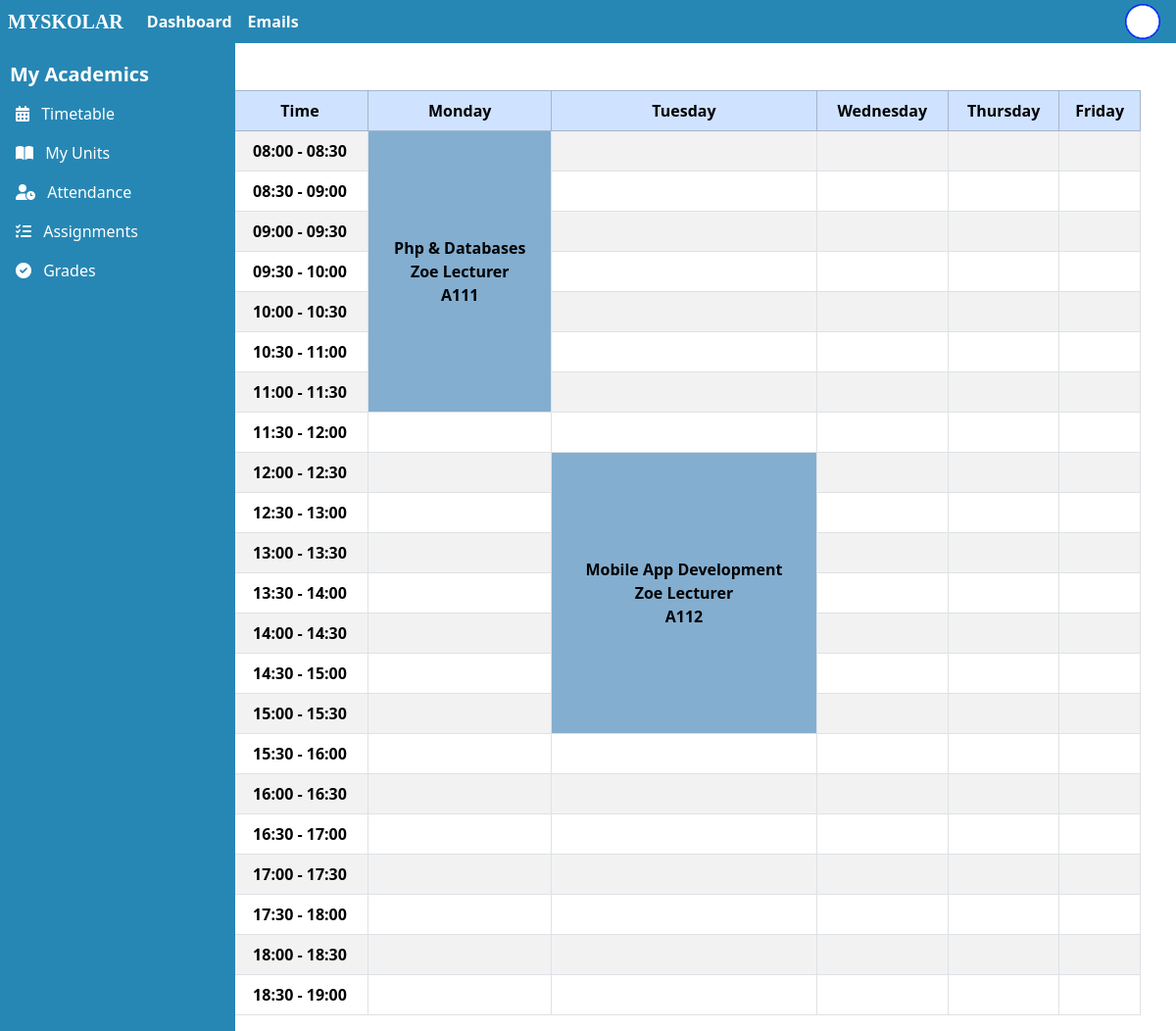
/user-timetable.php (signed in), run on the app's committed database.
### tables this page shows
CREATE TABLE `unit_timetable` (
  `unitTimetableId` int(11) NOT NULL,
  `unitId` int(11) NOT NULL,
  `classId` int(11) NOT NULL,
  `lecturerId` int(11) NOT NULL,
  `room` varchar(50) NOT NULL,
  `day` varchar(50) NOT NULL,
  `startTime` time NOT NULL,
  `endTime` time NOT NULL
);

CREATE TABLE `unit` (
  `unitId` int(11) NOT NULL,
  `courseId` int(11) NOT NULL,
  `semester` varchar(50) NOT NULL,
  `unitName` varchar(255) NOT NULL,
  `unitDescription` text NOT NULL
);

CREATE TABLE `user_profile` (
  `userId` int(11) NOT NULL,
  `name` varchar(255) NOT NULL,
  `surname` varchar(255) NOT NULL,
  `email` varchar(500) NOT NULL,
  `date_of_birth` date DEFAULT NULL,
  `street1` varchar(255) DEFAULT NULL,
  `street2` varchar(255) DEFAULT NULL,
  `city` varchar(255) DEFAULT NULL,
  `postCode` varchar(50) DEFAULT NULL
);

### includes/user-timetable-inc.php (called while the page is built, shortened)
<?php
    require_once "dbh.php";
    require_once "functions.php";
      $slots = [
                            "08:00 - 08:30",
                            "08:30 - 09:00",
                            "09:00 - 09:30",
                            "09:30 - 10:00",
                            "10:00 - 10:30",
                            "10:30 - 11:00",
                            "11:00 - 11:30",
                            "11:30 - 12:00",
                            "12:00 - 12:30",
                            "12:30 - 13:00",
                            "13:00 - 13:30",
                            "13:30 - 14:00",
                            "14:00 - 14:30",
                            "14:30 - 15:00",
                            "15:00 - 15:30",
                            "15:30 - 16:00",
                            "16:00 - 16:30",
                            "16:30 - 17:00",
                            "17:00 - 17:30",
                            "17:30 - 18:00",
                            "18:00 - 18:30",
                            "18:30 - 19:00",
                        ];
$userRole = $_SESSION['userRole'];
$userId =  $_SESSION["userId"];
if($userRole == 1){
$userClass = getUserClass($conn, $userId);
$classId = $userClass["classId"];
}
$tueSlotNumber = 0;
$wedSlotNumber = 0;
$thursSlotNumber = 0;
$friSlotNumber = 0;
$tueHalfHours = 0;
$wedHalfHours = 0;
$thursHalfHours = 0;
$friHalfHours = 0;
    ?>

### includes/functions.php (called while the page is built, shortened)
<?php
    function getUserClass($conn, $studentId){
        $sql = "SELECT * FROM class_student, class WHERE studentId = ? AND class_student.classId = class.classId;";
        $stmt = mysqli_stmt_init($conn);
        if(!mysqli_stmt_prepare($stmt,$sql)){
            echo "<p>We have an error - Could not load student class.</p>";
            exit();
        }
        mysqli_stmt_bind_param($stmt, "i", $studentId);
        mysqli_stmt_execute($stmt);
        $result = mysqli_stmt_get_result($stmt);
        if($row = mysqli_fetch_assoc($result)){
            return $row;
        }
        else{
            return false;
        }
    }
    function getTimetableSlot($conn, $startTime,  $day, $classId){
        $sql = "SELECT * FROM unit_timetable, class, unit_student, unit, user_profile WHERE startTime = ?
                    AND day = ? AND unit_timetable.classId = ?
                    AND class.classId = unit_timetable.classId
                    AND unit_student.unitId = unit_timetable.unitId
                    AND unit_timetable.unitId = unit.unitId
                    AND user_profile.userId = unit_timetable.lecturerId";
        $stmt = mysqli_stmt_init($conn);
        if(!mysqli_stmt_prepare($stmt,$sql)){
            echo "<p>We have an error - Could not load timetable slots.</p>";
            exit();
        }
        mysqli_stmt_bind_param($stmt, "ssi",  $startTime,  $day, $classId);
        mysqli_stmt_execute($stmt);
        $result = mysqli_stmt_get_result($stmt);
        if($row = mysqli_fetch_assoc($result)){
            return $row;
        }
        else{
            return false;
        }
    }
?>

### user-timetable.php (the view)
<?php
  include "includes/functions.php";
  include "includes/header.php";
  include "includes/user-timetable-inc.php";
?>
<main class="col-md-9 ms-sm-auto col-lg-10 px-md-4">
<div class="container user-register mt-5">
<div class="row justify-content-center">
<div class="col-12">
<div class="table-responsive">
                    <table class="table table-bordered table-striped text-center align-middle full-page-table">
                        <thead class="table-primary">
                            <tr>
                                <th scope="col" style="width: 15%;">Time</th>
                                    <th scope="col" >Monday </th>
                                    <th scope="col">Tuesday</th>
                                    <th scope="col">Wednesday</th>
                                    <th scope="col">Thursday</th>
                                   <th scope="col">Friday</th>
                            </tr>
                        </thead>
                        <tbody>
                    <?php  foreach ($slots as $slot): ?>
                            <tr>
                                <th scope="row">
                                <?php echo $slot; ?>
                                 </th>
                                 <?php
                                        $day = "Monday";
                                        if ($userRole == 1){
                                            $monTimeSlot = getTimetableSlot($conn, $slot, $day, $classId);
                                        } else {
                                            $monTimeSlot = getTimetableLecturerSlot($conn, $slot,  $day, $userId);
                                        }
                                        ?>
                                        <?php   if ($monTimeSlot): ?>
                                  <?php
                                        $monSlotNumber = 1;
                                        $monStartTime = strtotime($monTimeSlot["startTime"]);
                                        $monEndTime = strtotime($monTimeSlot["endTime"]);
                                        $monDiffSeconds = $monEndTime - $monStartTime;
                                        $monHalfHours = $monDiffSeconds / 1800;
                                ?>
                                <th scope="row" class="timetable-highlight" rowspan = "<?php echo $monHalfHours?>">
                                        <?php echo $monTimeSlot ["unitName"]?><br>
                                        <?php  if ($userRole == 1): ?>
                                         <?php echo $monTimeSlot ["name"] ?> <?php echo $monTimeSlot['surname'] ?><br>
                                         <?php else: ?>
                                        <?php echo $monTimeSlot ["className"] ?>
                                        <?php endif ?>
                                         <?php echo $monTimeSlot ["room"] ?>
                        </th>
                        <?php else: ?>
                            <?php if ($monSlotNumber<$monHalfHours):?>
                            <?php $monSlotNumber++ ?>
                            <?php else:?>
                            <td></td>
                       <?php endif ?>
                       <?php endif ?>
                              <?php
                                        $day = "Tuesday";
                                       if ($userRole == 1){
                                            $tueTimeSlot = getTimetableSlot($conn, $slot, $day, $classId);
                                        } else {
                                            $tueTimeSlot = getTimetableLecturerSlot($conn, $slot,  $day, $userId);
                                        }
                                        ?>
                                        <?php   if ($tueTimeSlot): ?>
                                  <?php
                                        $tueSlotNumber = 1;
                                        $tueStartTime = strtotime($tueTimeSlot["startTime"]);
                                        $tueEndTime = strtotime($tueTimeSlot["endTime"]);
                                        $tueDiffSeconds = $tueEndTime - $tueStartTime;
                                        $tueHalfHours = $tueDiffSeconds / 1800;
                                ?>
                                <th scope="row"  class="timetable-highlight" rowspan = "<?php echo $tueHalfHours?>">
                                          <?php echo $tueTimeSlot ["unitName"]?><br>
                                        <?php  if ($userRole == 1): ?>
                                         <?php echo $tueTimeSlot ["name"] ?> <?php echo $tueTimeSlot['surname'] ?><br>
                                         <?php else: ?>
                                        <?php echo $tueTimeSlot ["className"] ?>
                                        <?php endif ?>
                                         <?php echo $tueTimeSlot ["room"] ?>
                        </th>
                        <?php else: ?>
                            <?php if ($tueSlotNumber<$tueHalfHours):?>
                            <?php $tueSlotNumber++ ?>
                            <?php else:?>
                            <td></td>
                       <?php endif ?>
                       <?php endif ?>
                        <?php
                                        $day = "Wednesday";
                                         if ($userRole == 1){
                                            $wedTimeSlot = getTimetableSlot($conn, $slot, $day, $classId);
                                        } else {
                                            $wedTimeSlot = getTimetableLecturerSlot($conn, $slot,  $day, $userId);
                                        }
                                        ?>
                                        <?php   if ($wedTimeSlot): ?>
                                  <?php
                                        $wedSlotNumber = 1;
                                        $wedStartTime = strtotime($wedTimeSlot["startTime"]);
                                        $wedEndTime = strtotime($wedTimeSlot["endTime"]);
                                        $wedDiffSeconds = $wedEndTime - $wedStartTime;
                                        $wedHalfHours = $wedDiffSeconds / 1800;
                                ?>
                                <th scope="row"  class="timetable-highlight" rowspan = "<?php echo $wedHalfHours?>">
                                         <?php echo $wedTimeSlot ["unitName"]?><br>
                                        <?php  if ($userRole == 1): ?>
                                         <?php echo $wedTimeSlot ["name"] ?> <?php echo $wedTimeSlot['surname'] ?><br>
                                         <?php else: ?>
                                        <?php echo $wedTimeSlot ["className"] ?>
                                        <?php endif ?>
                                         <?php echo $wedTimeSlot ["room"] ?>
                        </th>
                        <?php else: ?>
                            <?php if ($wedSlotNumber<$wedHalfHours):?>
                            <?php $wedSlotNumber++ ?>
                            <?php else:?>
                            <td></td>
                       <?php endif ?>
                       <?php endif ?>
                        <?php
                                        $day = "Thursday";
                                        if ($userRole == 1){
                                            $thursTimeSlot = getTimetableSlot($conn, $slot, $day, $classId);
                                        } else {
                                            $thursTimeSlot = getTimetableLecturerSlot($conn, $slot,  $day, $userId);
                                        }
                                        ?>
                                        <?php   if ($thursTimeSlot): ?>
                                  <?php
                                        $thursSlotNumber = 1;
                                        $thursStartTime = strtotime($thursTimeSlot["startTime"]);
                                        $thursEndTime = strtotime($thursTimeSlot["endTime"]);
                                        $thursDiffSeconds = $thursEndTime - $thursStartTime;
                                        $thursHalfHours = $thursDiffSeconds / 1800;
                                ?>
                                <th scope="row"  class="timetable-highlight" rowspan = "<?php echo $thursHalfHours?>">
                                       <?php echo $thursTimeSlot ["unitName"]?><br>
                                        <?php  if ($userRole == 1): ?>
                                         <?php echo $thursTimeSlot ["name"] ?> <?php echo $thursTimeSlot['surname'] ?><br>
                                         <?php else: ?>
                                        <?php echo $thursTimeSlot ["className"] ?>
                                        <?php endif ?>
                                         <?php echo $thursTimeSlot ["room"] ?>
                        </th>
                        <?php else: ?>
                            <?php if ($thursSlotNumber<$thursHalfHours):?>
                            <?php $thursSlotNumber++ ?>
                            <?php else:?>
                            <td></td>
                       <?php endif ?>
                       <?php endif ?>
                        <?php
                                        $day = "Friday";
                                         if ($userRole == 1){
                                            $friTimeSlot = getTimetableSlot($conn, $slot, $day, $classId);
                                        } else {
                                            $friTimeSlot = getTimetableLecturerSlot($conn, $slot,  $day, $userId);
                                        }
                                        ?>
                                        <?php   if ($friTimeSlot): ?>
                                  <?php
                                        $friSlotNumber = 1;
                                        $friStartTime = strtotime($friTimeSlot["startTime"]);
                                        $friEndTime = strtotime($friTimeSlot["endTime"]);
                                        $friDiffSeconds = $friEndTime - $friStartTime;
                                        $friHalfHours = $friDiffSeconds / 1800;
                                ?>
                                <th scope="row"  class="timetable-highlight" rowspan = "<?php echo $friHalfHours?>">
                                         <?php echo $friTimeSlot ["unitName"]?><br>
                                        <?php  if ($userRole == 1): ?>
                                         <?php echo $friTimeSlot ["name"] ?> <?php echo $friTimeSlot['surname'] ?><br>
                                         <?php else: ?>
                                        <?php echo $friTimeSlot ["className"] ?>
                                        <?php endif ?>
                                         <?php echo $friTimeSlot ["room"] ?>
                        </th>
                        <?php else: ?>
                            <?php if ($friSlotNumber<$friHalfHours):?>
                            <?php $friSlotNumber++ ?>
                            <?php else:?>
                            <td></td>
                       <?php endif ?>
                       <?php endif ?>
                            </tr>
                            <?php endforeach; ?>
                        </tbody>
                    </table>
                </div>
            </div>
        </div>
    </div>
</main>
<?php  include "includes/footer.php";?>

### css/style.css (style rules this page uses)
html, body { width: 100%; }
.timetable-highlight { background-color: #8ab7db !important; }

### data on the page
unit_timetable: slot "08:00 - 08:30", unitId.unitName "Php & Databases", user_profile.name "Zoe", user_profile.surname "Lecturer", room "A111"
unit_timetable: slot "12:00 - 12:30", unitId.unitName "Mobile App Development", user_profile.name "Zoe", user_profile.surname "Lecturer", room "A112"

### other printed values
$slot "08:30 - 09:00"
$slot "09:00 - 09:30"
$slot "09:30 - 10:00"
$slot "10:00 - 10:30"
$slot "10:30 - 11:00"
$slot "11:00 - 11:30"
$slot "11:30 - 12:00"
$slot "12:30 - 13:00"
$slot "13:00 - 13:30"
$slot "13:30 - 14:00"
$slot "14:00 - 14:30"
$slot "14:30 - 15:00"
$slot "15:00 - 15:30"
$slot "15:30 - 16:00"
$slot "16:00 - 16:30"
